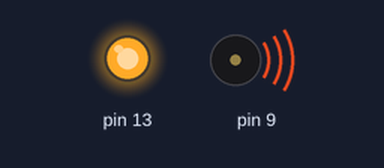
Recording of a sketch running on a simulated Arduino Uno, built with avr-gcc and run on an emulated ATmega328P. Parts: output pins drawn as LEDs (lit = HIGH), buzzer (waves = sounding).

Above: at 1.5 s.
At 3.5 s:
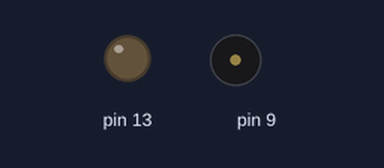
Timing chart, 0 to 5.2 s (numbered marks = the images above):
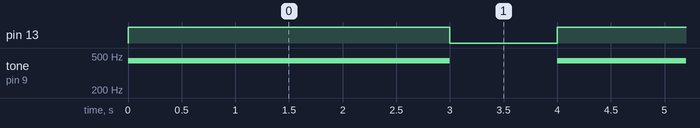

The sketch:

sketch_feb6a-group1LED.ino
```cpp
void setup() {
pinMode(13,OUTPUT);
}

void loop() {
digitalWrite(13,HIGH);
tone(9,440);
delay(3000);
digitalWrite(13,LOW);
noTone(9);
delay(1000);
}
```

Measured:
- by itself, pin 13: alternates HIGH for 3.0 s and LOW for 1.0 s
- by itself, tone on pin 9: alternates 440 Hz for 3.0 s and silent for 1.0 s
